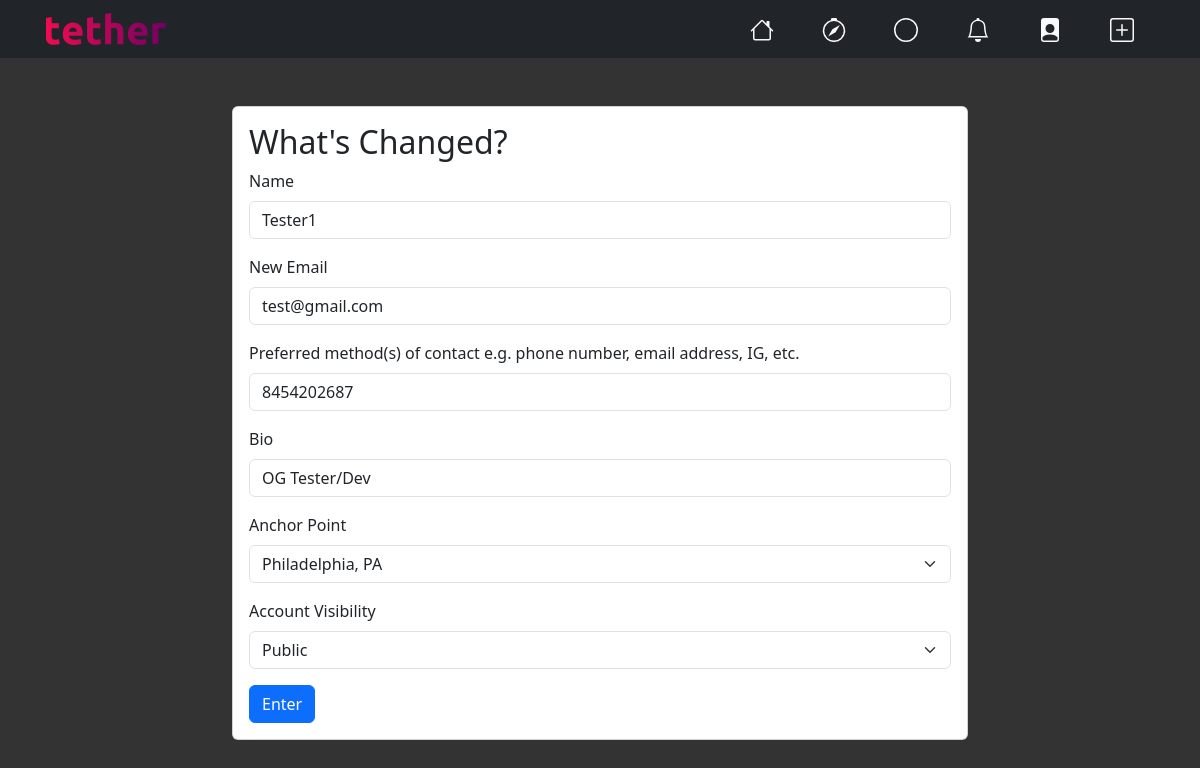
Screenshot of /profile (signed in) with the database file from the repository.
### main.py (models this page shows)
class User(db.Model, UserMixin):
    __tablename__ = "users"
    id = db.Column(db.Integer, primary_key=True)
    email = db.Column(db.String(80), unique=True, nullable=False)
    name = db.Column(db.String(20), unique=True, nullable=False)
    display_name = db.Column(db.String(20), unique=True, nullable=True)
    visibility = db.Column(db.String(20), unique=True, nullable=False)
    password = db.Column(db.String(120), nullable=False)
    contactinfo = db.Column(db.String(80), unique=True, nullable=False)
    bio = db.Column(db.String(80))
    location = db.Column(db.String(120), nullable=False)
    comments = relationship("Comment", back_populates="comment_author")
    messages = relationship("Message", back_populates="messager")
    optins = relationship("Optin", back_populates="opter")
    posts = relationship("Post", back_populates="user")
    events = relationship("Event", back_populates="user")
    status = relationship("Status", back_populates="user")
    created_communities = relationship("Community", back_populates="creator", lazy="dynamic")
    joined_circles = relationship("Circle", secondary="circle_membership", back_populates="members")
    created_circles = relationship("Circle", back_populates="creator")

### main.py (the view, shortened to what this page needs)
@app.route('/profile', methods=["GET", "POST"])
@login_required
def edit_profile():
    form = CafeForm()
    user = User.query.filter_by(email=current_user.email).first()
    form.name.data = user.name
    form.email.data = user.email
    form.contactinfo.data = user.contactinfo
    form.bio.data = user.bio
    form.location.data = user.location
    form.visibility.data = user.visibility
    return render_template('edit_profile.html', form=form, email=current_user.email, logged_in=current_user.is_authenticated)

### main.py
class CafeForm(FlaskForm):
    name = StringField('Name', validators=[DataRequired(), Length(max=20)])
    email = StringField('New Email', validators=[DataRequired()])
    contactinfo = StringField('Preferred method(s) of contact e.g. phone number, email address, IG, etc.', validators=[DataRequired()])
    bio = StringField('Bio', validators=[Length(max=50)])
    location = SelectField('Anchor Point', choices=['Change Your Anchor Point...'] + cities, validators=[AnyOf(cities, message='Invalid city selection')])
    visibility = SelectField('Account Visibility', choices=['Public', 'Anonymous'], validators=[DataRequired()])
    submit = SubmitField('Enter')

### main.py (called while the page is built)
@login_manager.user_loader
def load_user(user_id):
    return User.query.get(user_id)

### templates/edit_profile.html (shortened to what this page needs)
{% extends 'base.html' %}
{% from 'bootstrap5/form.html' import render_form %}
{% block content %}
<header class="header bg-dark text-white">
  <div class="container">
    <div class="d-flex align-items-center justify-content-between py-0.5">
      <a class="d-flex align-items-center col-md-3 mb-2 mb-md-0 text-dark" href="{{ url_for('commfeed') }}">
      </a>
      <ul class="nav col-12 col-md-auto mb-2 justify-content-center mb-md-0">
        <li class="nav-link px-2 text-secondary">
          <a class="nav-link text-light" href="{{ url_for('commfeed') }}">
          </a>
        </li>
        <li class="nav-link px-2 text-secondary">
          <a class="nav-link text-light" href="{{ url_for('explore_communities') }}">
          </a>
        </li>
        <li class="nav-link px-2 text-secondary">
          <a class="nav-link text-light" href="{{ url_for('my_circles') }}">
            <svg xmlns="http://www.w3.org/2000/svg" width="24" height="24" fill="currentColor" class="bi bi-circle" viewBox="0 0 16 16">
              <path d="M8 15A7 7 0 1 1 8 1a7 7 0 0 1 0 14m0 1A8 8 0 1 0 8 0a8 8 0 0 0 0 16"/>
            </svg>
          </a>
        </li>
        <li class="nav-link px-2 text-secondary">
          <div class="dropdown">
            <a class="nav-link text-light" id="notificationsDropdown" data-bs-toggle="dropdown" aria-haspopup="true" aria-expanded="false">
            </a>
          </div>
        </li>
        <li class="nav-link px-2 text-secondary">
          <a class="nav-link text-light dropdown" href="{% if current_user.is_authenticated %}{{ url_for('show_profile', user_id=current_user.id) }}{% else %}{{ url_for('login') }}{% endif %}">
          </a>
        </li>
        {% if logged_in %}
        <li class="nav-link px-2 text-secondary">
          <a class="nav-link text-light" href="{{ url_for('post') }}" id="createpostbtn">
          </a>
        </li>
        {% endif %}
      </ul>
    </div>
  </div>
</header>
<div class="container mt-5">
  <div class="row justify-content-center">
    <div class="col-sm-12 col-md-8">
      <div class="card">
        <div class="card-body">
          <h2 class="card-title">What's Changed?</h2>
          {{ render_form(form, novalidate=True) }}
        </div>
      </div>
    </div>
  </div>
</div>
{% endblock %}

### static/css/styles.css (style rules this page uses)
body { background-color: #333333; color: white; }
a { color: #333; }

### rows the page displays
User: name "Tester1", email "test@gmail.com", contactinfo "8454202687", bio "OG Tester/Dev", location "Philadelphia, PA", visibility "Public"
